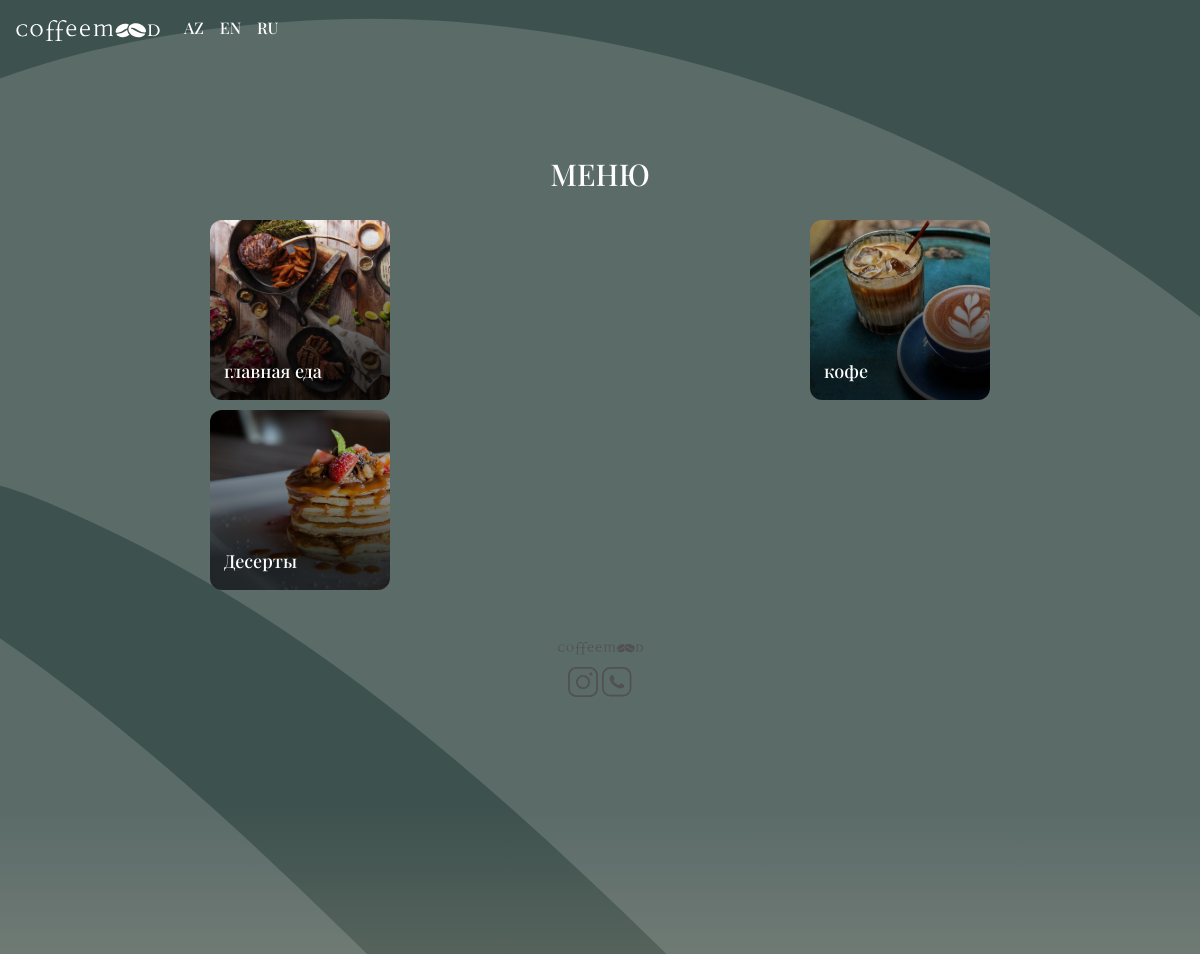
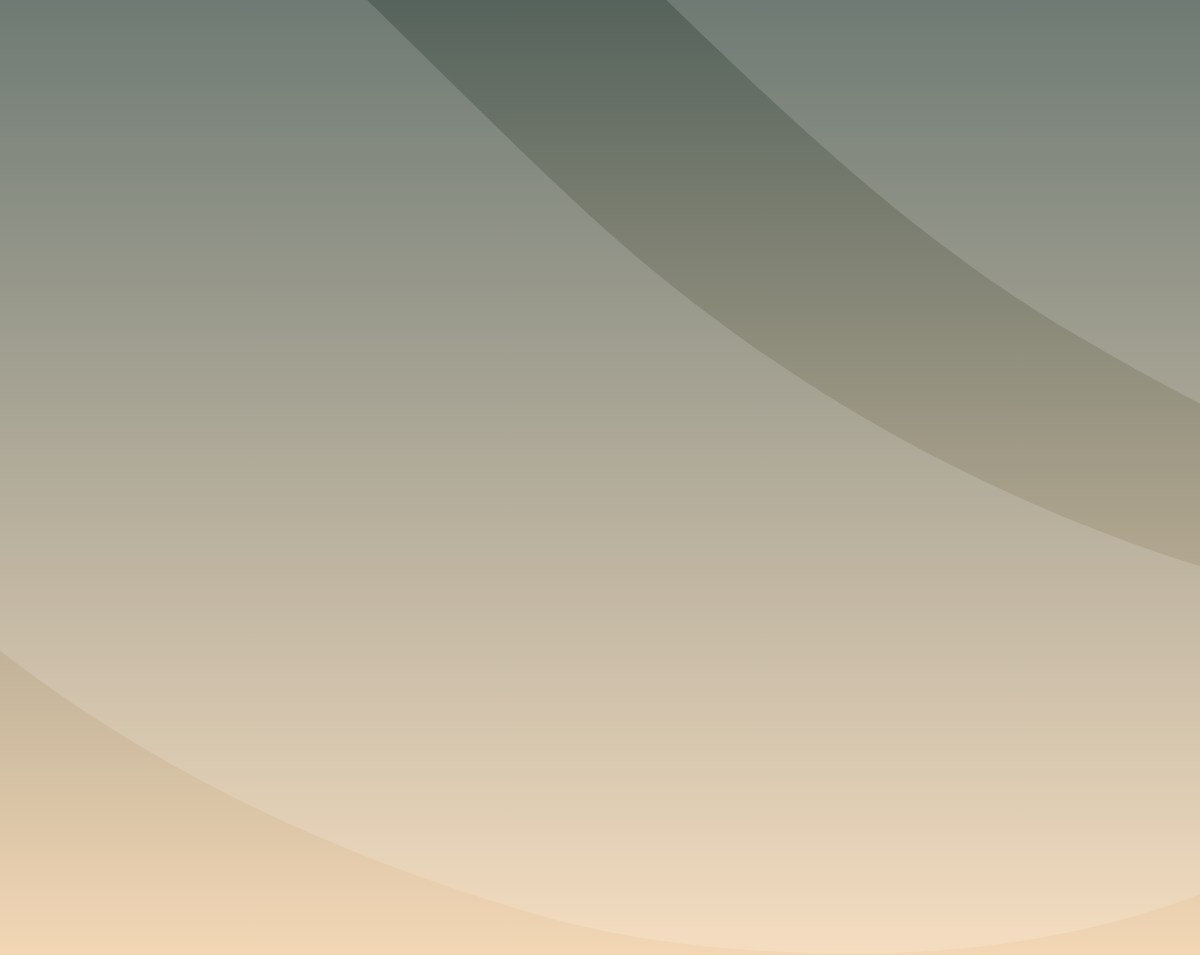
/categories/ru/, run on the app's committed database (2 pictures, top to bottom).
### core/models.py (models this page shows, shortened)
class Category(models.Model):
    en_title = models.CharField('EN Title',max_length=300, null=True)
    ru_title = models.CharField('RU Title',max_length=300, null=True)
    az_title = models.CharField('AZ Title',max_length=300, null=True)
    image = models.ImageField('Image',upload_to='images/', null=True, blank=True)
    created_at = models.DateTimeField(auto_now_add=True)
    updated_at = models.DateTimeField(auto_now=True)
    class Meta:
        verbose_name = 'Category'
        verbose_name_plural = 'Categories'

### core/views.py (the view)
# urls.py: path('categories/ru/',RuCategoriesView.as_view(),name ='category-ru'),
class RuCategoriesView(ListView):
    template_name = "ru_categories.html"
    model = Category
    context_object_name = 'categories'

### core/templates/ru_categories.html (shortened to what this page needs)
{% load static %}
<!DOCTYPE html>
<html lang="en">
<head>
    <link rel="stylesheet" href="https://cdn.jsdelivr.net/npm/bootstrap@4.5.3/dist/css/bootstrap.min.css">
</head>
<body style="background: linear-gradient(180deg, #3D514E 42.19%, #F3D7B5 100%); background-repeat: no-repeat;">
    <nav class="navbar navbar-expand-lg navbar-light">
        <a class="navbar-brand" href="{% url 'core:main' %}"><img src="{% static '/img/coffeemoodlogo.svg' %}" style="width: 143.97px;" alt=""></a>
        <div class="collapse navbar-collapse" id="navbarNav">
            <ul class="navbar-nav" style="align-items: end;">
                <li class="nav-item active">
                  <a style="color: white;" class="nav-link" href="{% url 'core:category-az' %}">AZ</a>
                </li>
                <li class="nav-item">
                  <a style="color: white;" class="nav-link" href="{% url 'core:category-en' %}">EN</a>
                </li>
                <li class="nav-item">
                  <a style="color: white;" class="nav-link" href="{% url 'core:category-ru' %}">RU</a>
                </li>
              </ul>
        </div>
      </nav>
    <div class="logo-container" style="text-align: center; padding: 100px 50px 20px 50px;z-index: 1;">
        <h1 style="font-size: 30px; color: white;">МЕНЮ</h1>
    </div>
    <div class="logo-container" style="z-index: 2;">
        <div class="">
            <div class="row" style="margin-left: 0; margin-right: 0;">
                {% for category in categories %}
                <div class="col-6" style="margin-bottom: 10px; text-align: -webkit-center; padding: 0;">
                    <a href="{% url 'core:products-ru' %}?category={{category.ru_title}}">
                        <div style="width: 180px; display: flex; -webkit-align-items: flex-end; padding-left: 14px; padding-bottom: 15px; height: 180px; background:linear-gradient(180deg, rgba(0, 0, 0, 0) 0%, #000000cc 82.81%), url({{category.image.url}}); background-size: cover; border-radius: 12px;">
                            <span href="" style="font-size: 18px; color: white;">{{category.ru_title}}</span>
                        </div>
                    </a>
                </div>
                {% endfor %}
            </div>
        </div>
    </div>
    <div class="logo-container" style="text-align: center; padding: 35px 50px 8px 50px;">
        <a href="">
        </a>
     </div>
    <div class="logo-container" style="text-align: center; padding: 0px 50px 20px 50px;">
        <a href="">
        </a>
        <a href="">
        </a>
     </div>
<img src="{% static '/img/bean.svg' %}" class="bean" style="margin-top: -700px; width: 100%;" alt="">
</body>
</html>

### data on the page
Category: image (picture), ru_title "главная еда"
Category: image (picture), ru_title "кофе"
Category: image (picture), ru_title "Десерты"
